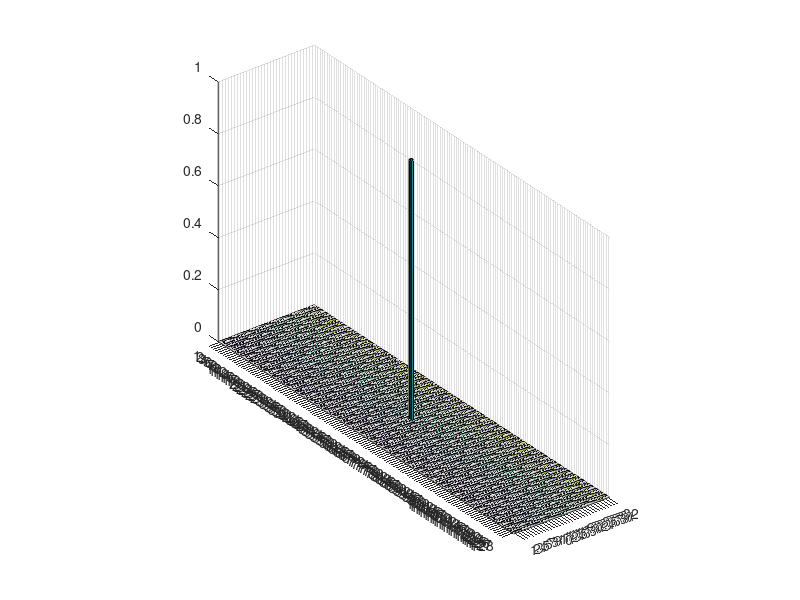
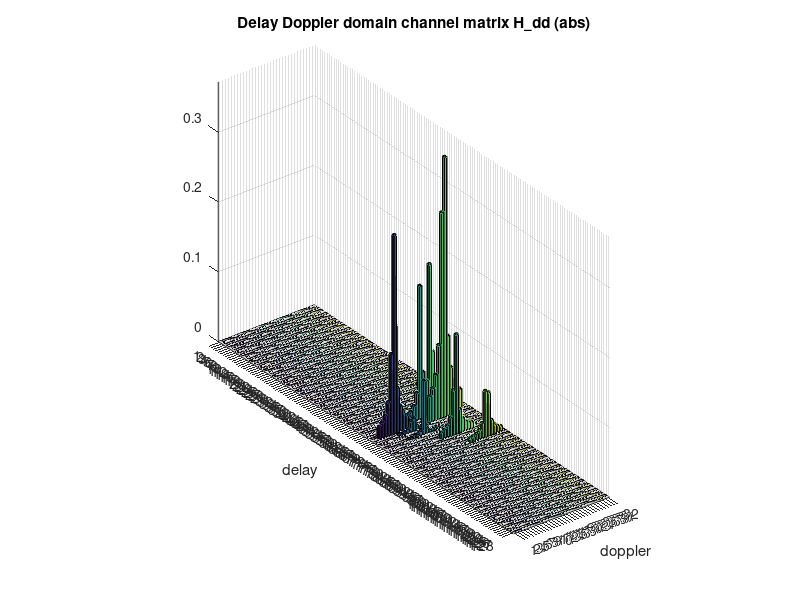

MATLAB code to generate these figures, in order:
clc, clear all
M = 128;
N = 32;
MN = M*N;
delta_f = 15e3;            % 15kHz
T = 1/delta_f;             % Block Duration
fc = 4e9;
delay_tap = [0,1,2,3,4,5,8,13,19];
tap = length(delay_tap);
%% Delay and channel coefficient
delay = delay_tap/(M*delta_f);
delay_pow_prof = [0, -1.5, -1.4, -3.6, -0.6, -9.1, -7.0, -12.0, -16.9];
lin_pow_prof = 10.^(delay_pow_prof/10);
lin_pow_prof = lin_pow_prof/sum(lin_pow_prof);
chan_coef = sqrt(lin_pow_prof).*(sqrt(1/2) * (randn(1,tap)+1i*randn(1,tap)));
%% Doppler shift
max_speed = 500;           % 500 km/h
v = max_speed*(1000/3600);
max_doppler = (v*fc)/(299792458);
doppler = max_doppler*cos(2*pi*rand(1,tap));
doppler_inx = doppler/(N*T); % Doppler taps using Jake's spectrum
%doppler_inx = [1.1, 2.3, -4.6, -3.8];
int_doppler_inx = round(doppler_inx);                  % Integer Doppler
frac_doppler_inx = doppler_inx-int_doppler_inx;        % Fractional Doppler

X  = zeros(M, N);
H  = zeros(M, N);

X(M/2, N/2) = 1;
%% rectangular pulse shaping DD domain pilot response
Ni = 5;
for l = 0:M-1
    for k = 0:N-1
        for i = 1:tap
            for q =  -Ni:Ni
                beta = (exp(-1i*2*pi*(-q-frac_doppler_inx(i)))-1)/(exp(-1i*2*pi/N*(-q-frac_doppler_inx(i)))-1);
                if l>=delay_tap(i) && l<M
                H(l+1, k+1) = H(l+1,k+1)+ chan_coef(i)*exp(-1i*2*pi*(l-delay_tap(i))*doppler(i))...
                * 1/N*(beta)...
                * X(mod(l-delay_tap(i), M)+1, mod(k-int_doppler_inx(i)+q, N)+1);
                else
                H(l+1, k+1) = H(l+1,k+1)+ chan_coef(i)*exp(-1i*2*pi*(l-delay_tap(i))*doppler(i))...
                * 1/N*(beta-1)*exp(-1i*2*pi*mod((k+1-int_doppler_inx(i)+q),N))...
                * X(mod(l-delay_tap(i), M)+1, mod(k-int_doppler_inx(i)+q, N)+1);

                end
            end
        
        end
    end
end
figure; bar3(abs(X));
figure; bar3(abs(H)); title('Delay Doppler domain channel matrix H\_dd (abs)'); xlabel('doppler'); ylabel('delay');
